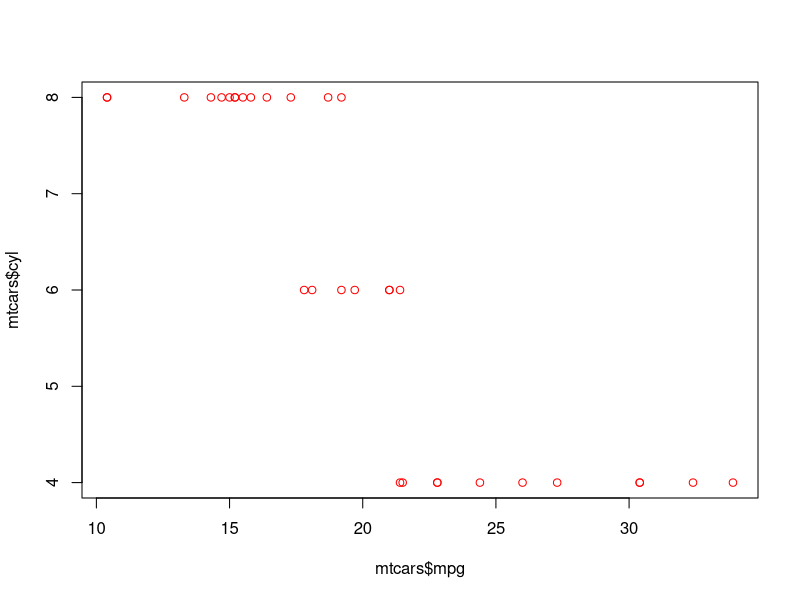
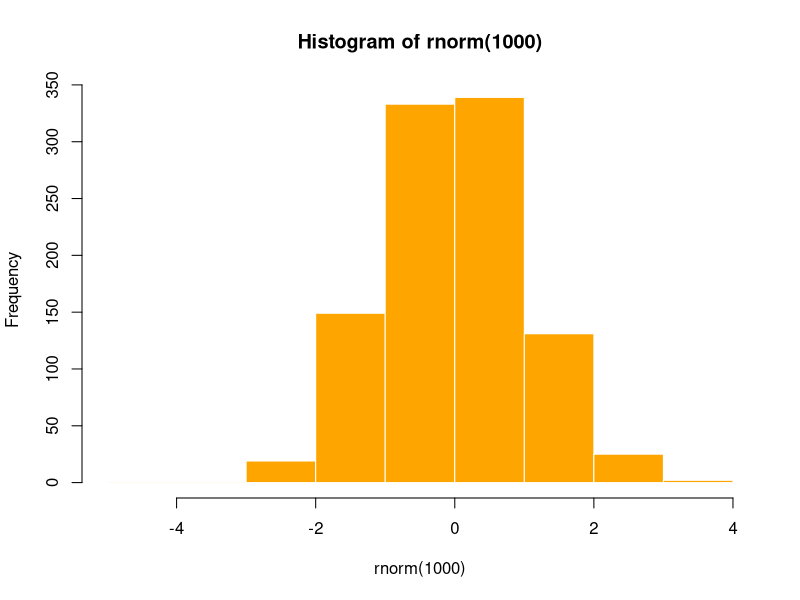
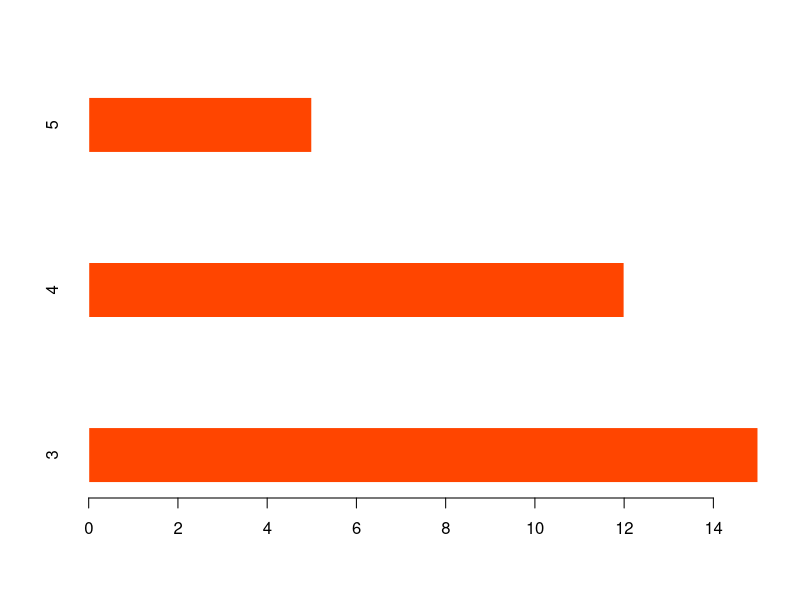
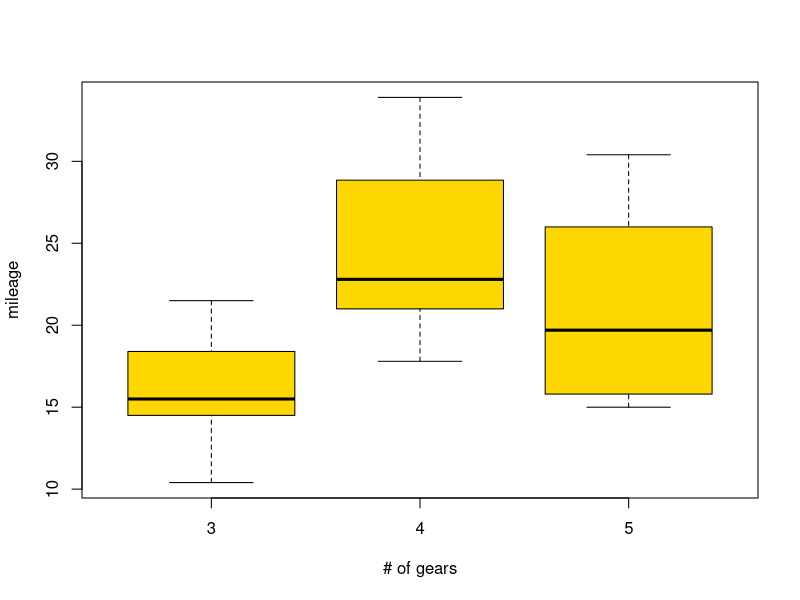

Write the R code that produced these figures, in order.
# BUAN 6356: Week 1 (A short intro to using R)
# Last Updated: January 13, 2020

#par(ask = FALSE)

# A few basic manipulations with R

5^2 + 11

4*2


# Generate a random sample
rnorm(15)
rnorm(20, mean=1, sd =3)


# Data Types - Scalars, Vectors, Matrices, Data Frames, Factors

  ## 1. Scalars
anything <-  4
anything

  ## 2. Vectors
a <- c(1,4,6,8,10) # numeric vector
b <- c("one","two","three") # character vector
c <- c(TRUE,TRUE,TRUE,FALSE,TRUE,FALSE) # logical vector

a
a[5]
a[c(3:5)]
sum(a)

  ## 3. Matrices
y <- matrix(1:20, nrow = 5, ncol=4)
mean(y)
y
y[1:2, 3:4]


  ## 4. Data Frames
d <- c(1,2,3,4)
e <- c("red", "white", "red", NA)
f <- c(TRUE,TRUE,TRUE,FALSE)
g <- c(10, 25, 36, 72)
mydata <- data.frame(d,e,f,g)

names(mydata) <- c("ID","Color","Passed","Age") # variable names
mydata

  ## Access information in a data frame
    ### Retrieve columns by column numbers
mydata[,2:3]

    ###  Retrieve columns by columns names
mydata[,c("ID","Age")]    
mydata$Age 

  ## 5. Factors (strings, character variables) for nominal values
gender <- c(rep("female", 10), rep("male", 15))
gender
gender1 <- factor(gender)
gender1


# save objects to file

save(mydata, file="myfile.RData")


# Graphs
  
  ## 1. Basic graphs
library(stats)
?mtcars
plot(mtcars$mpg,mtcars$cyl, col='red')

  ## 2. Histogram  
hist(rnorm(1000), breaks=10, col="orange", border = FALSE)

  ## 3. Bar plot
count <- table(mtcars$gear)
barplot(count, col = "orangered", horiz = TRUE, border = FALSE, space = 2)

  ## 4. Box plot
boxplot(mpg~gear, data=mtcars, col = "gold1",
        xlab = "# of gears", ylab = "mileage")

  ## Save graphs (.pdf / png / jpeg / ps / ...)
pdf("mygraph.pdf")
dev.off()
?mtcars


# R packages

  ## 1. install packages
#install.packages("ggplot2")

  ## 2. load packages
library("ggplot2")

  ## 3. Which packages are loaded?
search()

  ## 4. delete packages
#remove.packages("ggplot2")



# Remove all objects from R's memory
rm(list=ls())



# Getting help

  ## Help for a function
help(plot)
?plot 
#example(plot)

  ## Search for Demos
#demo(package = "stats")
#demo("nlm")

  ## Conceptual search
help.search("linear models")





# A few useful commands

length(mtcars) 		# number of elements or components
str(mtcars)    		# structure of an object
class(mtcars)  		# class or type of an object
names(mtcars)  		# names
ls()       			  # list current objects






